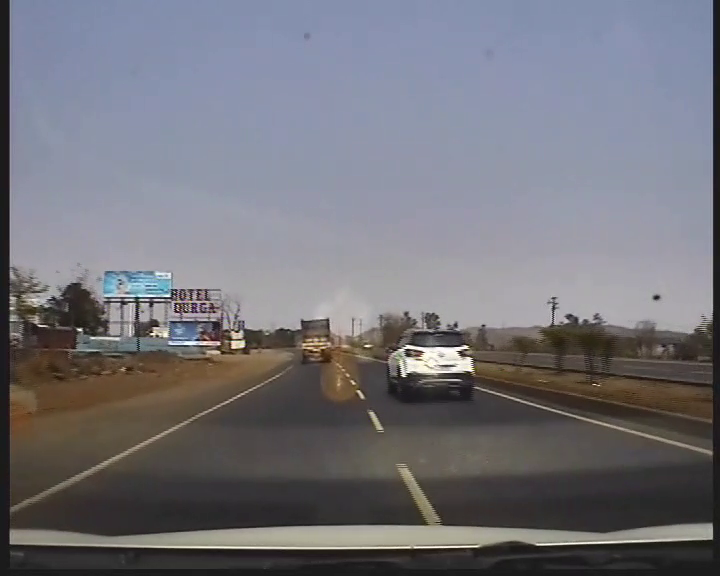
#> input picture frames/frame_t0900.00_f22500.png, 720 x 576 px, found by its file name
$ python calibrate_ipm.py --image frames/frame_t0900.00_f22500.png
#> lines starting #> are read from the running program, lines starting #| are printed output that depends on the picture; after the words box and inside, x2 and y2 are one past the last pixel; in counts of white or black regions, pixels touching at a corner belong together
### src/ipm.py
"""
Stage 2: Inverse Perspective Mapping (IPM) via homography.

We compute a 3x3 homography H so that points on the road plane in the
perspective image map to a top-down (bird's-eye) view where lane markings
are parallel and distances are metric.

Two calibration approaches:

    A. From four manually chosen correspondences in a straight-road frame
       (Direct Linear Transform via cv2.findHomography).
    B. From camera intrinsics + extrinsics (K, R) — not used here.

We use (A). Calibration points are stored in config/calibration.yaml:
    src_pts: 4 points in the perspective image
    dst_pts: their target locations in the BEV image (chosen so that
             lane width becomes a known pixel count, e.g. 300 px for 3.5 m)
"""
from __future__ import annotations

import os
from dataclasses import dataclass, field
from typing import Dict, List, Optional

import cv2
import numpy as np
import yaml


@dataclass
class IPMConfig:
    enabled: bool = True
    bev_width: int = 480
    bev_height: int = 480
    # meters-per-pixel in BEV. Derived from calibration (see yaml).
    meters_per_pixel: Optional[float] = None
    # homography matrix (3x3), loaded from yaml if present
    H: Optional[np.ndarray] = None

    # [10 lines left out: function from_dict, not called in this run]


class IPM:
    def __init__(self, cfg: IPMConfig):
        self.cfg = cfg

    # ------------------------------------------------------------------
    @staticmethod
    def calibrate(src_pts: np.ndarray, dst_pts: np.ndarray) -> np.ndarray:
        """Compute H from 4 source→destination point pairs (DLT)."""
        src = np.asarray(src_pts, dtype=np.float32).reshape(-1, 1, 2)
        dst = np.asarray(dst_pts, dtype=np.float32).reshape(-1, 1, 2)
        H, _ = cv2.findHomography(src, dst, method=0)
        return H

    # ------------------------------------------------------------------
    def warp(self, frame: np.ndarray) -> np.ndarray:
        """Warp frame to bird's-eye view using configured H."""
        if self.cfg.H is None:
            return frame.copy()
        return cv2.warpPerspective(
            frame, self.cfg.H,
            (self.cfg.bev_width, self.cfg.bev_height),
            flags=cv2.INTER_LINEAR,
        )

    # [21 lines left out: functions warp_points, offset_px_to_meters, load_calibration, not called in this run]

### scripts/calibrate_ipm.py
"""
One-time IPM calibration.

Interactive helper. Usage:

    python scripts/calibrate_ipm.py --image frames/frame_t0900.00_f22500.png
    python scripts/calibrate_ipm.py --image frames/frame_t0900.00_f22500.png --interactive

Point order (left panel dots):
    0 = near-left   (bottom-left lane edge)
    1 = near-right  (bottom-right lane edge)
    2 = far-right   (right lane edge near horizon)
    3 = far-left    (left lane edge near horizon)
"""
from __future__ import annotations

import argparse
import os
import sys

import cv2
import numpy as np
import yaml

sys.path.insert(0, os.path.abspath(os.path.join(os.path.dirname(__file__), "..")))

from src.ipm import IPM, IPMConfig


# --- Default road-plane points, tuned for 720x576 coded frames ---
# These 4 points trace the EGO LANE as a trapezoid on the road plane.
#   near pair (bottom of road, above the hood) is wide
#   far pair  (near horizon) is narrow
DEFAULT_SRC_PTS = [
    [200, 470],   # near-left  (left dashed lane edge at bottom of road)
    [520, 470],   # near-right (right dashed lane edge at bottom of road)
    [390, 330],   # far-right  (right lane edge near horizon)
    [330, 330],   # far-left   (left lane edge near horizon)
]

# --- Target positions in BEV ---
# Ego lane becomes a 300-px-wide, 300-px-tall rectangle.
# meters_per_pixel = 3.5 / 300 (standard lane width 3.5 m).
DEFAULT_DST_PTS = [
    [90,  470],   # near-left
    [390, 470],   # near-right
    [390, 170],   # far-right
    [90,  170],   # far-left
]


def main():
    ap = argparse.ArgumentParser()
    ap.add_argument("--image", required=True)
    ap.add_argument("--out", default="config/calibration.yaml")
    ap.add_argument("--meters_per_pixel", type=float, default=3.5 / 300.0,
                    help="3.5 m across 300 BEV px by default")
    ap.add_argument("--interactive", action="store_true",
                    help="pick 4 points by clicking (NOT recommended — easy to misplace)")
    args = ap.parse_args()

    img = cv2.imread(args.image)
#> img is the input picture: shape (576, 720, 3); mean B, G, R 121.8, 114.9, 115.3
    if img is None:
        raise FileNotFoundError(args.image)

    src_pts = np.array(DEFAULT_SRC_PTS, dtype=np.float32)
    dst_pts = np.array(DEFAULT_DST_PTS, dtype=np.float32)

    if args.interactive:
        print("Click 4 points in this order: "
              "near-left, near-right, far-right, far-left.")
        clicks = []
        display = img.copy()

        def cb(event, x, y, flags, param):
            if event == cv2.EVENT_LBUTTONDOWN:
                clicks.append((x, y))
                cv2.circle(display, (x, y), 5, (0, 255, 255), -1)
                cv2.putText(display, str(len(clicks) - 1), (x + 8, y - 8),
                            cv2.FONT_HERSHEY_SIMPLEX, 0.6, (0, 255, 255), 2)
                cv2.imshow("calib", display)

        cv2.imshow("calib", display)
        cv2.setMouseCallback("calib", cb)
        while len(clicks) < 4:
            if cv2.waitKey(20) & 0xFF == 27:
                break
        cv2.destroyAllWindows()
        if len(clicks) == 4:
            src_pts = np.array(clicks, dtype=np.float32)
            print("using clicked points:", src_pts.tolist())

    H = IPM.calibrate(src_pts, dst_pts)

    cfg = IPMConfig(enabled=True, bev_width=480, bev_height=480,
                    meters_per_pixel=args.meters_per_pixel, H=H)
    ipm = IPM(cfg)
    bev = ipm.warp(img)
#> in warp, `return cv2.warpPerspective( frame, self.cfg.H, (self.cfg.bev_width, se..`:
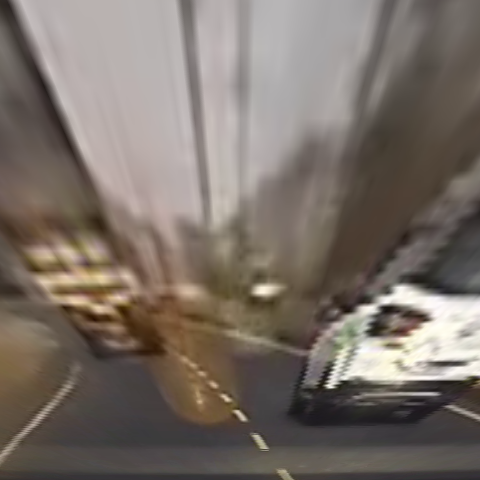
#> returned value: shape (480, 480, 3); mean of channels 0, 1, 2 104.3, 112.2, 122.1; drawn as B, G, R

    # draw source points + connecting lines on the perspective image
    vis_src = img.copy()
    pts_int = src_pts.astype(int)
    # draw trapezoid edges
    for i in range(4):
        cv2.line(vis_src, tuple(pts_int[i]), tuple(pts_int[(i + 1) % 4]),
                 (0, 255, 255), 2)
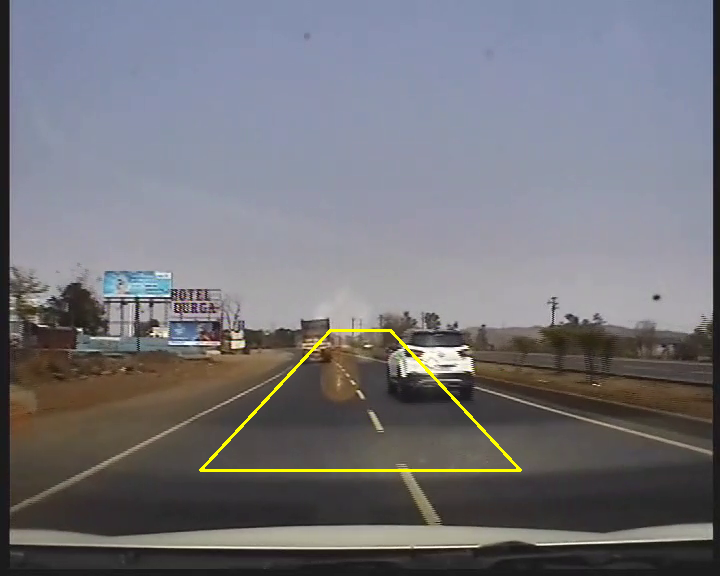
#> vis_src: shape (576, 720, 3); 0.57% of pixels changed, all inside (x1, y1, x2, y2) = (199, 329, 522, 472)
    for i, (x, y) in enumerate(pts_int):
        cv2.circle(vis_src, (int(x), int(y)), 6, (0, 0, 255), -1)
        cv2.putText(vis_src, str(i), (int(x) + 8, int(y) - 8),
                    cv2.FONT_HERSHEY_SIMPLEX, 0.7, (0, 255, 255), 2)
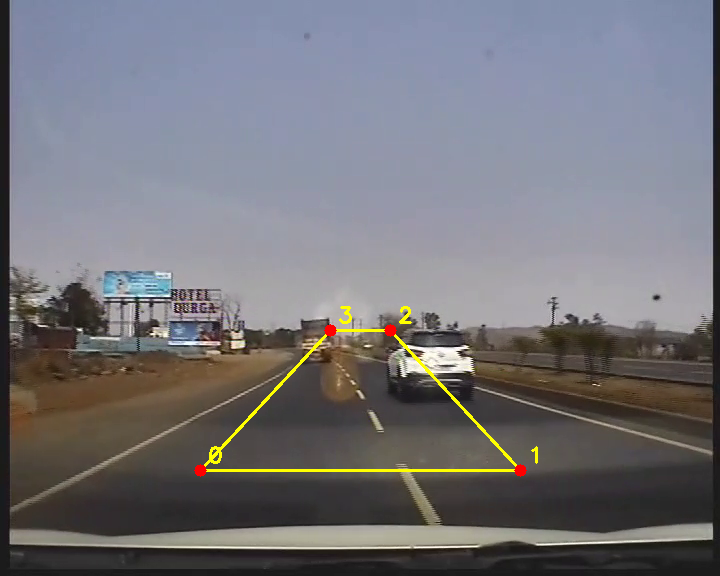
#> vis_src: shape (576, 720, 3); 0.2% of pixels changed, all inside (x1, y1, x2, y2) = (194, 306, 538, 477)

    # pad to same height and hstack
    h_vis = max(vis_src.shape[0], bev.shape[0])
#> h_vis = 576

    def pad_h(x):
        if x.shape[0] < h_vis:
            x = cv2.copyMakeBorder(x, 0, h_vis - x.shape[0], 0, 0,
                                   cv2.BORDER_CONSTANT, value=(0, 0, 0))
        return x

    side = np.hstack([pad_h(vis_src), pad_h(bev)])
#> in pad_h (call 2), `x = cv2.copyMakeBorder(x, 0, h_vis - x.shape[0], 0, 0, cv2.BORDER_CONS..`:
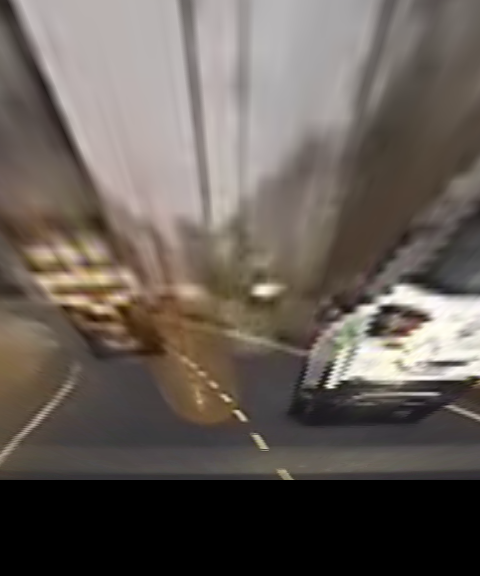
#> x: shape (576, 480, 3); mean of channels 0, 1, 2 86.9, 93.5, 101.7; drawn as B, G, R
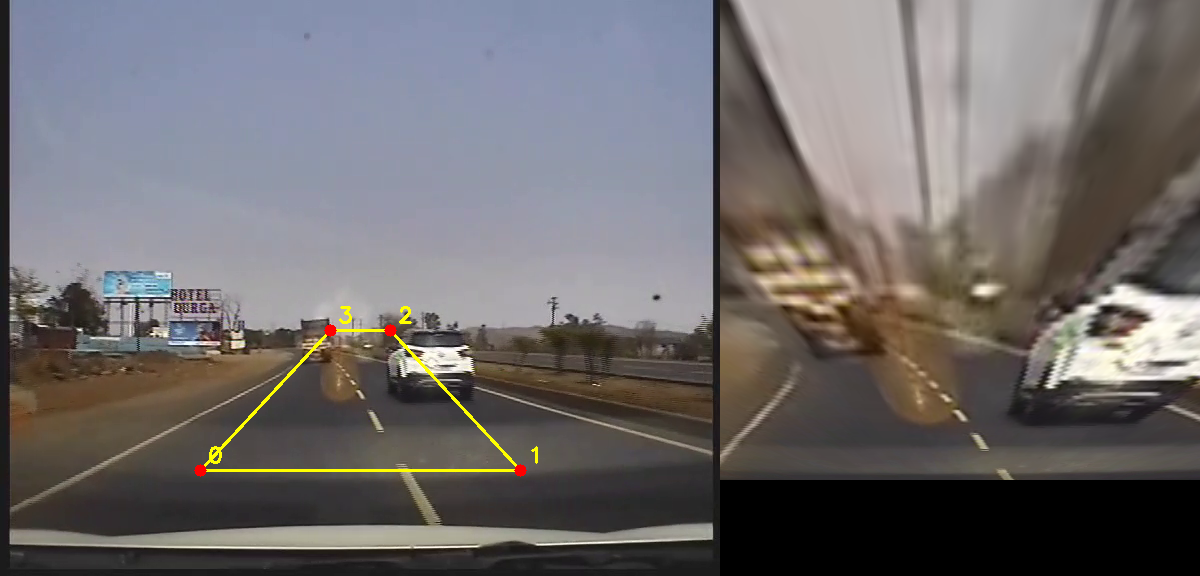
#> side: shape (576, 1200, 3); mean B, G, R 107.4, 106.9, 110.6
    os.makedirs("outputs", exist_ok=True)
    out_img = os.path.join("outputs", "calib_preview.png")
    cv2.imwrite(out_img, side)
    print(f"[ok] wrote {out_img}")

    # write calibration yaml
    os.makedirs(os.path.dirname(args.out), exist_ok=True)
    data = {"ipm": {
        "enabled": True,
        "bev_width": 480,
        "bev_height": 480,
        "meters_per_pixel": float(args.meters_per_pixel),
        "H": H.tolist(),
    }}
    with open(args.out, "w", encoding="utf-8") as f:
        yaml.safe_dump(data, f, default_flow_style=False)
    print(f"[ok] wrote {args.out}")

    # sanity
    nr_x = float(dst_pts[1, 0]); nl_x = float(dst_pts[0, 0])
    width_px_bev = nr_x - nl_x
    width_m_bev = width_px_bev * args.meters_per_pixel
    print(f"[sanity] BEV lane width near = {width_px_bev:.0f} px "
          f"-> {width_m_bev:.2f} m (target 3.5 m)")


if __name__ == "__main__":
    main()

$ run again, with frames/frame_t0005.00_f125.png copied over frames/frame_t0900.00_f22500.png
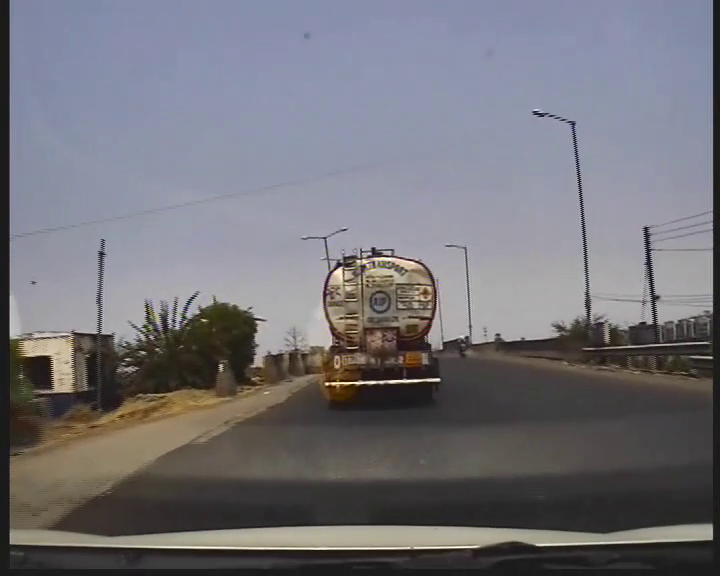
#> input picture frames/frame_t0005.00_f125.png, 720 x 576 px, found by its file name
#> in main, img is the input picture: shape (576, 720, 3); mean B, G, R 120.3, 114.3, 115.2
#> after the loop in main, `for i, (x, y) in enumerate(pts_int):`:
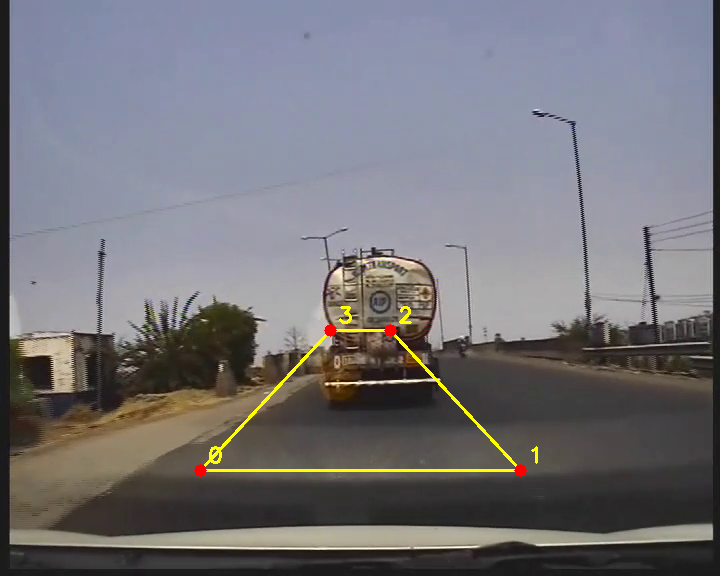
#> vis_src: shape (576, 720, 3); mean B, G, R 119.7, 115.2, 116.4
#> in main, `side = np.hstack([pad_h(vis_src), pad_h(bev)])`:
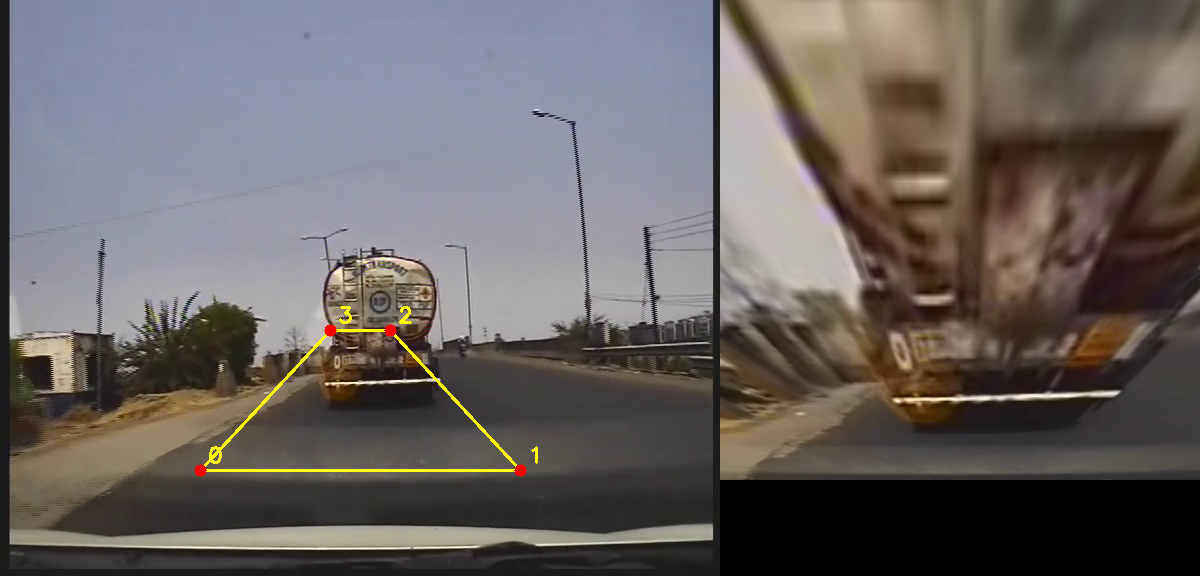
#> side: shape (576, 1200, 3); mean B, G, R 97.6, 99.1, 104.9

$ run again, with frames/frame_t0030.00_f750.png copied over frames/frame_t0900.00_f22500.png
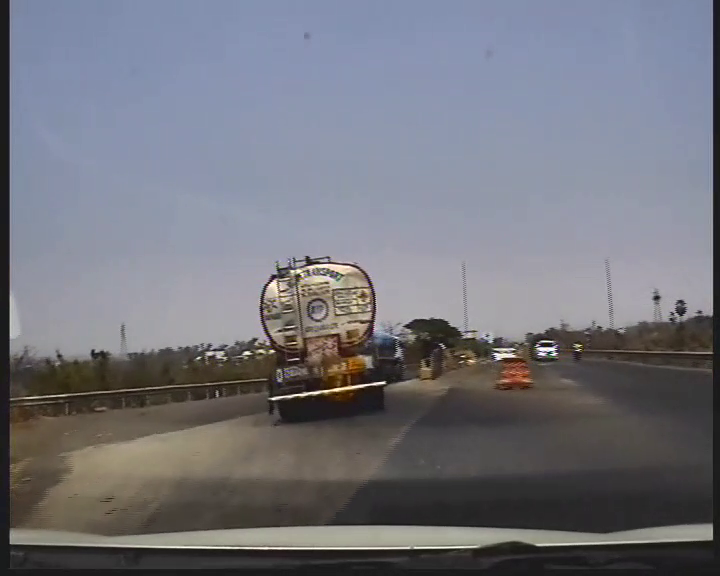
#> input picture frames/frame_t0030.00_f750.png, 720 x 576 px, found by its file name
#> in main, img is the input picture: shape (576, 720, 3); mean B, G, R 124.5, 116.5, 115.6
#> after the loop in main, `for i, (x, y) in enumerate(pts_int):`:
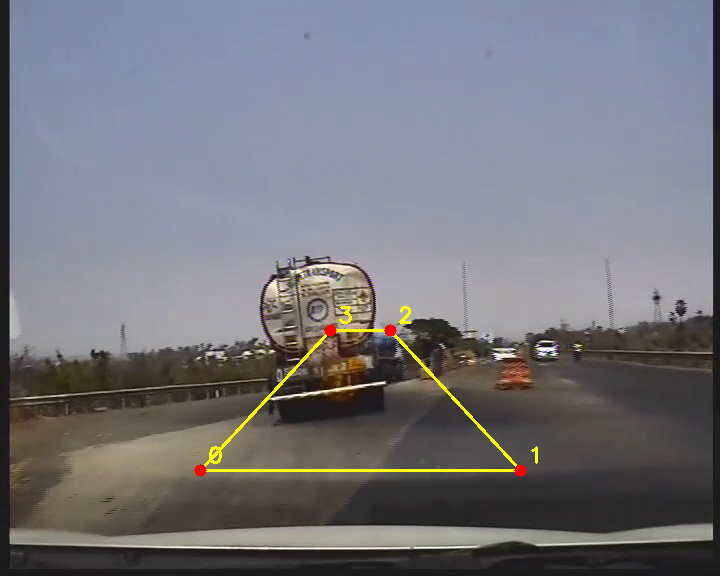
#> vis_src: shape (576, 720, 3); mean B, G, R 123.9, 117.3, 116.7
#> in main, `side = np.hstack([pad_h(vis_src), pad_h(bev)])`:
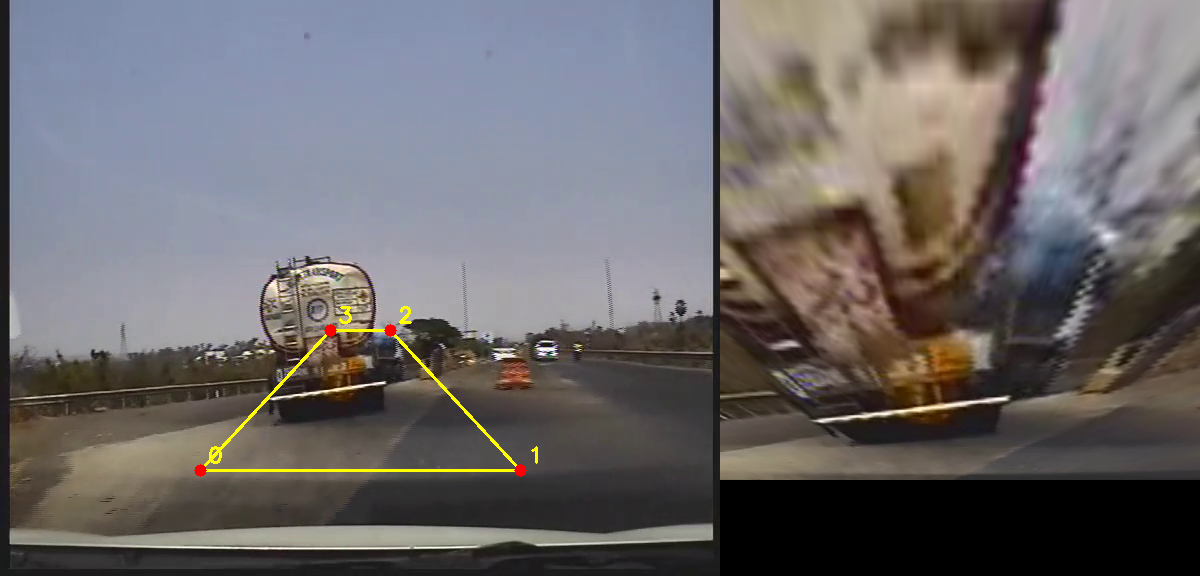
#> side: shape (576, 1200, 3); mean B, G, R 104.7, 103.7, 107.5

$ run again, with frames/frame_t0060.00_f1500.png copied over frames/frame_t0900.00_f22500.png
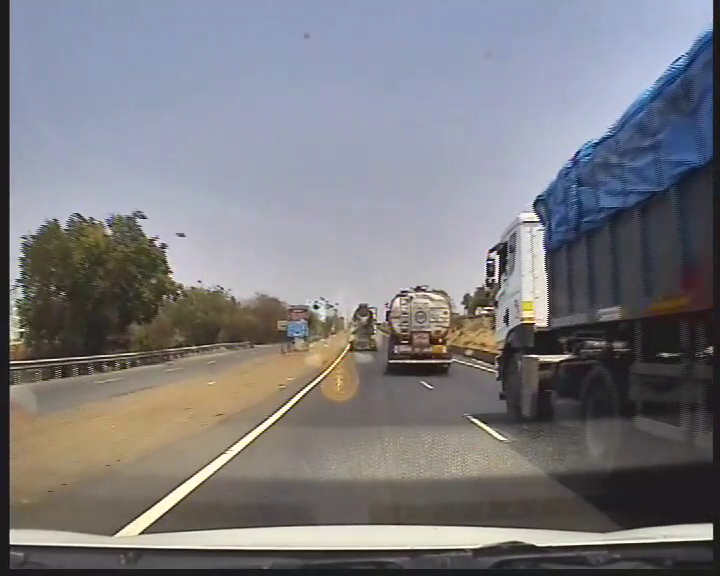
#> input picture frames/frame_t0060.00_f1500.png, 720 x 576 px, found by its file name
#> in main, img is the input picture: shape (576, 720, 3); mean B, G, R 128.2, 123.3, 124
#> after the loop in main, `for i, (x, y) in enumerate(pts_int):`:
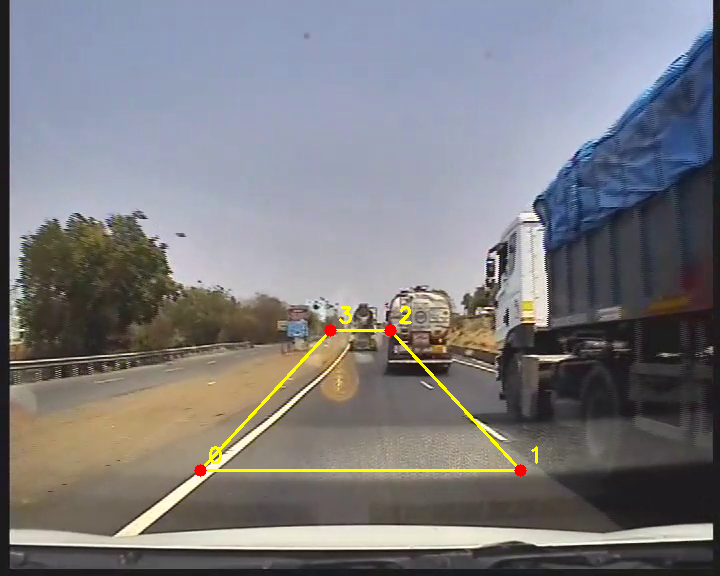
#> vis_src: shape (576, 720, 3); mean B, G, R 127.4, 123.9, 124.7
#> in main, `side = np.hstack([pad_h(vis_src), pad_h(bev)])`:
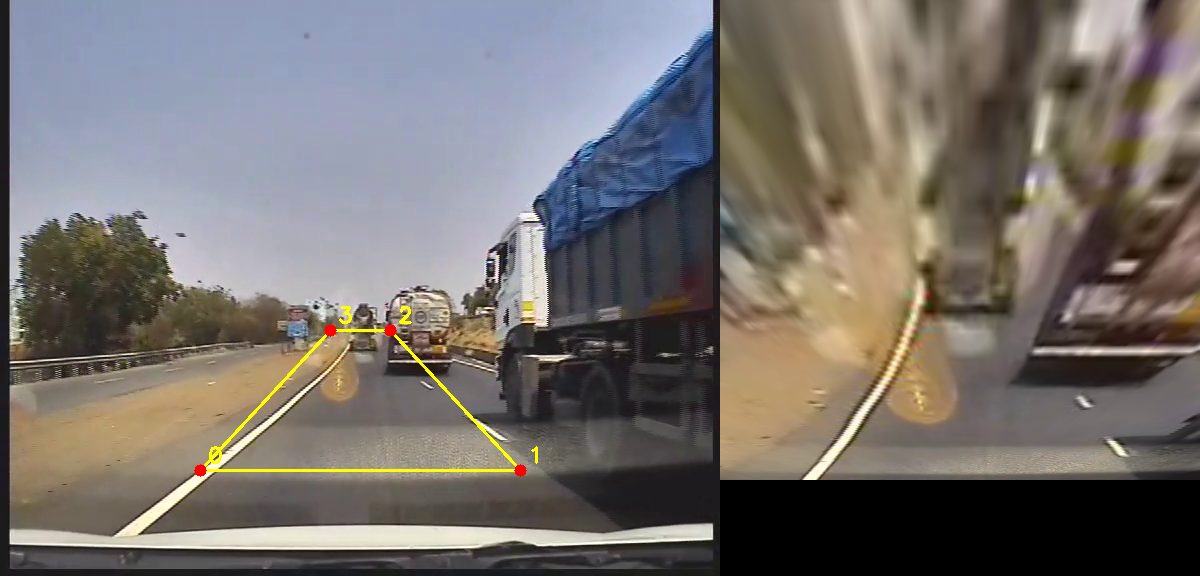
#> side: shape (576, 1200, 3); mean B, G, R 108.5, 112.3, 117.9
